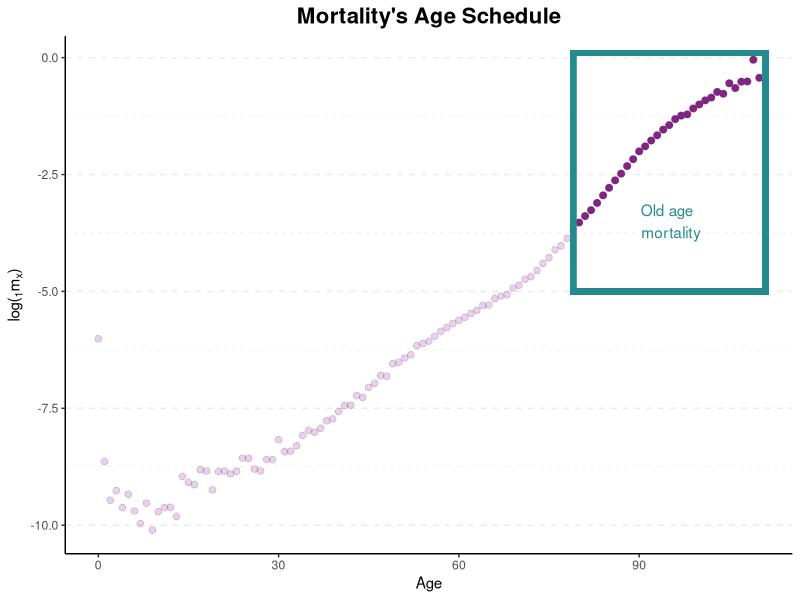
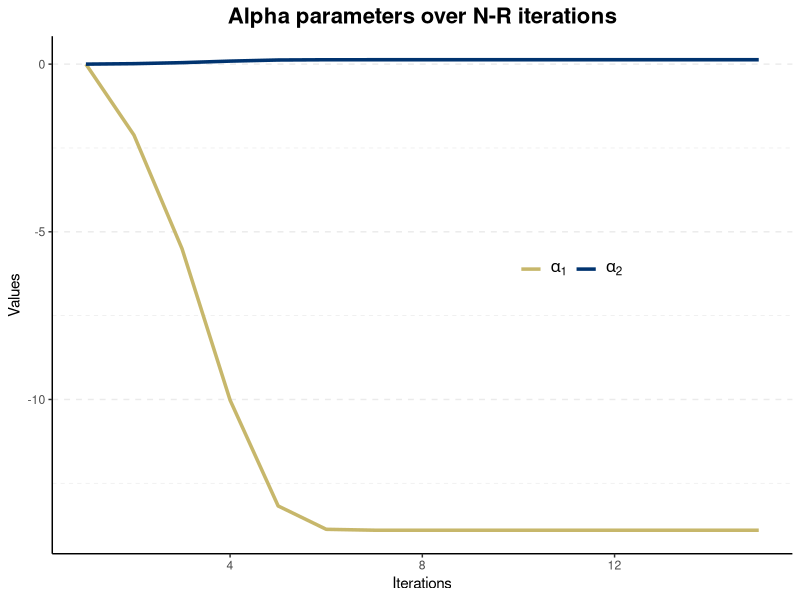
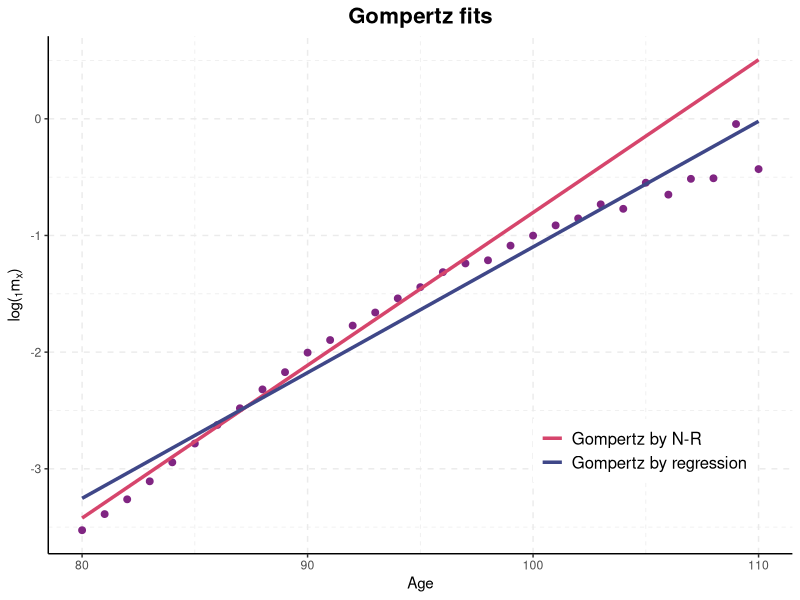
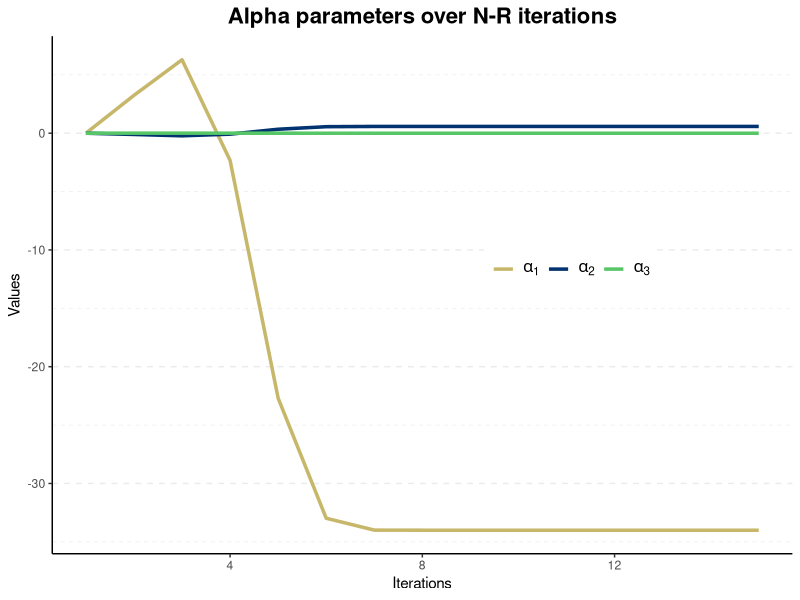
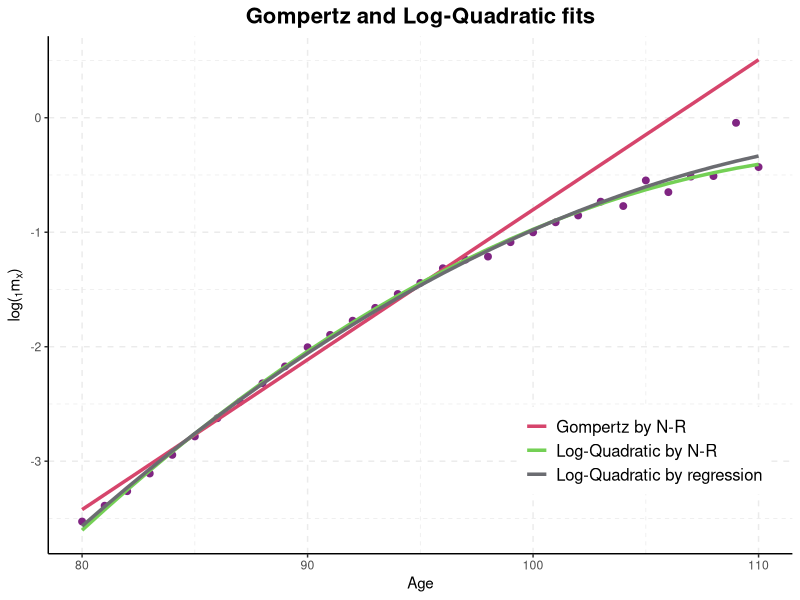

Write R code to recreate these figures, in order.
## ---- chunk 1
knitr::opts_chunk$set(echo = FALSE)
## ---- chunk 2
library(tidyverse)
library(viridis)
library(scales)
## ---- chunk 3
dth = read.delim("./modeling/data/dthES_1x1.txt", 
                 skip = 1,
                 sep = "", 
                 stringsAsFactors=FALSE,
                 header = TRUE)

exp = read.delim("./modeling/data/expES_1x1.txt", 
                 skip = 1,
                 sep = "", 
                 stringsAsFactors=FALSE,
                 header = TRUE)

df.dth = dth %>% 
  filter(Year == 2018) %>% select(Year, Age, Female) %>% 
  mutate(Female = as.numeric(Female))

df.exp = exp %>% 
  filter(Year == 2018) %>% select(Year, Age, Female)

df = df.dth %>% 
  left_join(df.exp, 
            by = c("Year", "Age")) %>% 
  rename("D" = Female.x,
         "N" = Female.y) %>% 
  mutate(mx = D/N,
         Age = ifelse(Age == "110+", 110, Age),
         Age = as.numeric(Age),
         Age2 = Age^2)

ggplot(df, aes(x = Age, y = log(mx))) +
  geom_point(data = df %>% filter(Age >= 80), 
             size = 2, col = "#802582FF") +
  geom_point(data = df %>% filter(Age < 80), 
             size = 2, col = "#802582FF",
             alpha = 0.2) +
  geom_rect(xmin = 79, xmax=111, ymin = -5, ymax = 0.1,
            alpha = 0.1, col = "#238A8DFF", fill = NA,
            size = 2) + 
  theme_bw() +
  theme(plot.title = element_text(size = 16, face = "bold",hjust = 0.5),
        panel.grid.major.y = element_line(linetype = "dashed"),
        panel.grid.minor.y = element_line(linetype = "dashed"),
        panel.grid.major.x = element_blank(),
        panel.grid.minor.x = element_blank(),
        panel.border = element_blank(),
        axis.line.x = element_line(size = 0.5, linetype = "solid", colour = "black"),
        axis.line.y = element_line(size = 0.5, linetype = "solid", colour = "black")) +
  annotate("text",
           label = "Old age \n mortality",
            x = 95,
            y = -3.5,
            col = "#238A8DFF") +
  labs(title = "Mortality's Age Schedule",
       y = expression(paste("log(", {}[1], m[x], ")" )))
## ---- chunk 4
# remove young age mortality
df = df %>% filter(Age >= 80)

fit.reg = lm(log(mx) ~ 1 + Age, 
             df)
coef.reg = fit.reg$coefficients

## ---- chunk 5
# Design matrix
X = matrix(c(rep(1, dim(df)[1]), df$Age),
           ncol = 2)
# vector of deaths and exposure
D = df$D
N = df$N
# Expected deaths according to
# alpha
Dhat = function(alpha) {
  lambda.hat = X %*% alpha
  return( as.numeric( N * exp(lambda.hat)))
}
# NR algorithm
next_alpha = function(alpha) {
  dhat = Dhat(alpha)
  M = solve ( t(X) %*% diag(dhat) %*% X)
  v = t(X) %*% (D - dhat)
  return( alpha + M %*% v)
}

a = matrix(0, 2, 15)
for (i in 2:ncol(a)) { a[,i] = next_alpha(a[,i-1])}

## ---- chunk 6
df.a = t(a) %>% 
  as.data.frame() %>% 
  rename("alpha1" = V1,
         "alpha2" = V2)

ggplot(df.a, aes(x = 1:15)) +
  geom_line(aes(y = alpha1, col = "alpha1"), size = 1.2) +
  geom_line(aes(y = alpha2, col = "alpha2"), size = 1.2) +
  theme_bw() +
  theme(plot.title = element_text(size = 16, face = "bold",hjust = 0.5),
        legend.position = c(0.7, 0.55),
        legend.title = element_blank(),
        legend.text = element_text(size = 12),
        legend.direction = "horizontal",
        panel.grid.major.y = element_line(linetype = "dashed"),
        panel.grid.minor.y = element_line(linetype = "dashed"),
        panel.grid.major.x = element_blank(),
        panel.grid.minor.x = element_blank(),
        panel.border = element_blank(),
        axis.line.x = element_line(size = 0.5, linetype = "solid", colour = "black"),
        axis.line.y = element_line(size = 0.5, linetype = "solid", colour = "black")) +
  scale_color_manual(values = c("alpha1" = "#C7B76BFF",
                                "alpha2" = "#00336FFF"),
                     labels = c(expression(alpha[1]), expression(alpha[2]))) +
  labs(title = "Alpha parameters over N-R iterations",
       y = "Values",
        x = "Iterations")

## ---- chunk 7
fitted.logmx = X %*% a[, ncol(a)]

df = df %>% 
  mutate(log.mx.hat.NR.gptz = fitted.logmx,
         log.mx.hat.reg.gptz = coef.reg[1] + coef.reg[2]*Age)

ggplot(df, aes(x = Age, y = log(mx), group = 1)) +
  geom_point(size = 2, col = "#802582FF") +  
  geom_line(aes(x = Age, y = log.mx.hat.NR.gptz, 
                col = "Gompertz by N-R" ),
            size = 1.2) +
  geom_line(aes(x = Age, y = log.mx.hat.reg.gptz, 
                col = "Gompertz by regression" ),
            size = 1.2) +
  theme_bw() +
  theme(plot.title = element_text(size = 16, face = "bold", hjust = 0.5),
        legend.position = c(0.8, 0.2),
        legend.title = element_blank(),
        legend.text = element_text(size = 12),
        panel.grid.major.y = element_line(linetype = "dashed"),
        panel.grid.minor.y = element_line(linetype = "dashed"),
        panel.grid.major.x = element_line(linetype = "dashed"),
        panel.grid.minor.x = element_line(linetype = "dashed"),
        panel.border = element_blank(),
        axis.line.x = element_line(size = 0.5, linetype = "solid", colour = "black"),
        axis.line.y = element_line(size = 0.5, linetype = "solid", colour = "black")) +
  scale_color_manual(values = c("Gompertz by N-R" = "#D6456CFF",
                                "Gompertz by regression" = "#3F4788FF")) +
  labs(title = "Gompertz fits",
       y = expression(paste("log(", {}[1], m[x], ")" )))
## ---- chunk 8
# Augment design matrix
X = matrix(c(rep(1, dim(df)[1]), df$Age, df$Age^2),
           ncol = 3)

a = matrix(0, 3, 15)
for (i in 2:ncol(a)) { a[,i] = next_alpha(a[,i-1])}
# round(a, 4)

df.a = t(a) %>% 
  as.data.frame() %>% 
  rename("alpha1" = V1,
         "alpha2" = V2,
         "alpha3" = V3)

ggplot(df.a, aes(x = 1:15)) +
  geom_line(aes(y = alpha1, col = "alpha1"), size = 1.2) +
  geom_line(aes(y = alpha2, col = "alpha2"), size = 1.2) +
  geom_line(aes(y = alpha3, col = "alpha3"), size = 1.2) +

  theme_bw() +
  theme(plot.title = element_text(size = 16, face = "bold",hjust = 0.5),
        legend.position = c(0.7, 0.55),
        legend.title = element_blank(),
        legend.text = element_text(size = 12),
        legend.direction = "horizontal",
        panel.grid.major.y = element_line(linetype = "dashed"),
        panel.grid.minor.y = element_line(linetype = "dashed"),
        panel.grid.major.x = element_blank(),
        panel.grid.minor.x = element_blank(),
        panel.border = element_blank(),
        axis.line.x = element_line(size = 0.5, linetype = "solid", colour = "black"),
        axis.line.y = element_line(size = 0.5, linetype = "solid", colour = "black")) +
  scale_color_manual(values = c("alpha1" = "#C7B76BFF",
                                "alpha2" = "#00336FFF",
                                "alpha3" = "#56C667FF"),
                     labels = c(expression(alpha[1]), 
                                expression(alpha[2]),
                                expression(alpha[3]))) +
  labs(title = "Alpha parameters over N-R iterations",
       y = "Values",
        x = "Iterations")


## ---- chunk 9

fitted.logmx = X %*% a[, ncol(a)]

fit.reg = lm(log(mx) ~ 1 + Age + Age2, 
             df)
coef.reg.lq = fit.reg$coefficients

df = df %>% 
  mutate(log.mx.hat.NR.lq = fitted.logmx,
         log.mx.hat.reg.lq = coef.reg.lq[1] + coef.reg.lq[2]*Age + coef.reg.lq[3]*Age2)

ggplot(df, aes(x = Age, y = log(mx), group = 1)) +
  geom_point(size = 2, col = "#802582FF") +  
  geom_line(aes(x = Age, y = log.mx.hat.NR.gptz, 
                col = "Gompertz by N-R" ),
            size = 1.2) +
  geom_line(aes(x = Age, y = log.mx.hat.NR.lq, 
                col = "Log-Quadratic by N-R" ),
            size = 1.2) +
  geom_line(aes(x = Age, y = log.mx.hat.reg.lq, 
                col = "Log-Quadratic by regression" ),
            size = 1.2) +
  theme_bw() +
  theme(plot.title = element_text(size = 16, face = "bold", hjust = 0.5),
        legend.position = c(0.8, 0.2),
        legend.title = element_blank(),
        legend.text = element_text(size = 12),
        panel.grid.major.y = element_line(linetype = "dashed"),
        panel.grid.minor.y = element_line(linetype = "dashed"),
        panel.grid.major.x = element_line(linetype = "dashed"),
        panel.grid.minor.x = element_line(linetype = "dashed"),
        panel.border = element_blank(),
        axis.line.x = element_line(size = 0.5, linetype = "solid", colour = "black"),
        axis.line.y = element_line(size = 0.5, linetype = "solid", colour = "black")) +
  scale_color_manual(values = c("Gompertz by N-R" = "#D6456CFF",
                                "Log-Quadratic by N-R" = "#74D055FF",
                                "Log-Quadratic by regression" = "#6B6C71FF")) +
  labs(title = "Gompertz and Log-Quadratic fits",
       y = expression(paste("log(", {}[1], m[x], ")" )))

